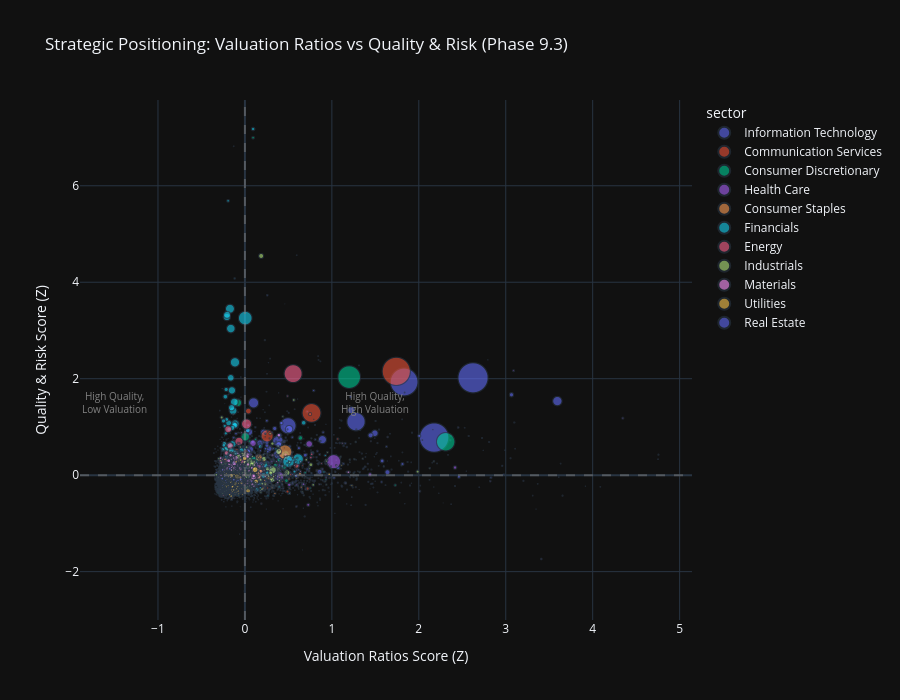

Source (notebook cell):
### Code cell
# Visualization 5: Category-Sector Bubble Chart (Value vs Quality Trade-offs)
print("\n📊 Category-Sector Bubble Chart:")

# Create scatter plot comparing two key categories with sector coloring
if 'category_score_matrix' in locals() and not category_score_matrix.empty:
    # Select two categories for comparison (e.g., Valuation vs Quality)
    categories_list = list(category_score_matrix.columns)

    # Default to Valuation Ratios (cat 2) vs Quality & Risk (cat 4) if available
    x_category = 'Valuation Ratios' if 'Valuation Ratios' in categories_list else categories_list[0]
    y_category = 'Quality & Risk' if 'Quality & Risk' in categories_list else (
        categories_list[1] if len(categories_list) > 1 else categories_list[0]
    )

    # Prepare data for bubble chart
    bubble_data = pd.DataFrame({
        x_category: category_score_matrix[x_category],
        y_category: category_score_matrix[y_category],
        'sector': all_stocks_preprocessed['sector'].values,
        'ticker': all_stocks_preprocessed.get('ticker', range(len(category_score_matrix))),
        'market_cap': all_stocks_preprocessed.get('market_cap', 100)  # Use raw (unscaled) data for bubble size
    }).dropna()

    # Create bubble chart
    fig_bubble = px.scatter(
        bubble_data,
        x=x_category,
        y=y_category,
        color='sector',
        size='market_cap',
        hover_data=['ticker'],
        title=f"Strategic Positioning: {x_category} vs {y_category} (Phase 9.3)",
        labels={
            x_category: f"{x_category} Score (Z)",
            y_category: f"{y_category} Score (Z)"
        },
        size_max=30,
        opacity=0.6
    )

    # Add quadrant lines
    fig_bubble.add_hline(y=0, line_dash="dash", line_color="gray", opacity=0.5)
    fig_bubble.add_vline(x=0, line_dash="dash", line_color="gray", opacity=0.5)

    # Add quadrant labels
    fig_bubble.add_annotation(
        text="High Quality,<br>High Valuation", x=1.5, y=1.5,
        showarrow=False, font=dict(size=10, color="gray")
    )
    fig_bubble.add_annotation(
        text="High Quality,<br>Low Valuation", x=-1.5, y=1.5,
        showarrow=False, font=dict(size=10, color="gray")
    )

    fig_bubble.update_layout(height=700)

    fig_bubble.show()
    output_path = eda_output_dir / "phase93_category_sector_bubble_chart.html"
    fig_bubble.write_html(output_path)

    print(f"\n✓ Category-sector bubble chart complete")
    print(f"  X-axis: {x_category}")
    print(f"  Y-axis: {y_category}")
    print(f"  Data points: {len(bubble_data)}")
    print(f"  Output: {output_path}")

    # Identify quadrants
    q1 = bubble_data[(bubble_data[x_category] > 0) & (bubble_data[y_category] > 0)]
    q2 = bubble_data[(bubble_data[x_category] < 0) & (bubble_data[y_category] > 0)]
    q3 = bubble_data[(bubble_data[x_category] < 0) & (bubble_data[y_category] < 0)]
    q4 = bubble_data[(bubble_data[x_category] > 0) & (bubble_data[y_category] < 0)]

    print(f"\n  📍 Quadrant Distribution:")
    print(f"    Q1 (High Val, High Qual): {len(q1)} stocks ({len(q1) / len(bubble_data) * 100:.1f}%)")
    print(
        f"    Q2 (Low Val, High Qual): {len(q2)} stocks ({len(q2) / len(bubble_data) * 100:.1f}%) - Value opportunities")
    print(f"    Q3 (Low Val, Low Qual): {len(q3)} stocks ({len(q3) / len(bubble_data) * 100:.1f}%)")
    print(f"    Q4 (High Val, Low Qual): {len(q4)} stocks ({len(q4) / len(bubble_data) * 100:.1f}%) - Risk flags")
else:
    print("  ⚠️ No category score data available for bubble chart")

### Figure 1 — Plotly figure (JSON) as saved in the notebook; plotly's stock layout.template omitted (floating-point values rounded to 4 significant figures; data arrays with more than 128 entries replaced by an {"elided": "..."} marker saying what was removed)
{"data": [{"customdata": {"elided": "836x1 str values"}, "hovertemplate": "sector=Information Technology<br>Valuation Ratios Score (Z)=%{x}<br>Quality & Risk Score (Z)=%{y}<br>market_cap=%{marker.size}<br>ticker=%{customdata[0]}<extra></extra>", "legendgroup": "Information Technology", "marker": {"color": "#636efa", "opacity": 0.6, "size": {"elided": "836 float values"}, "sizemode": "area", "sizeref": 4615.0, "symbol": "circle"}, "mode": "markers", "name": "Information Technology", "showlegend": true, "x": {"elided": "836 float values"}, "xaxis": "x", "y": {"elided": "836 float values"}, "yaxis": "y", "type": "scattergl"}, {"customdata": {"elided": "336x1 str values"}, "hovertemplate": "sector=Communication Services<br>Valuation Ratios Score (Z)=%{x}<br>Quality & Risk Score (Z)=%{y}<br>market_cap=%{marker.size}<br>ticker=%{customdata[0]}<extra></extra>", "legendgroup": "Communication Services", "marker": {"color": "#EF553B", "opacity": 0.6, "size": {"elided": "336 float values"}, "sizemode": "area", "sizeref": 4615.0, "symbol": "circle"}, "mode": "markers", "name": "Communication Services", "showlegend": true, "x": {"elided": "336 float values"}, "xaxis": "x", "y": {"elided": "336 float values"}, "yaxis": "y", "type": "scattergl"}, {"customdata": {"elided": "805x1 str values"}, "hovertemplate": "sector=Consumer Discretionary<br>Valuation Ratios Score (Z)=%{x}<br>Quality & Risk Score (Z)=%{y}<br>market_cap=%{marker.size}<br>ticker=%{customdata[0]}<extra></extra>", "legendgroup": "Consumer Discretionary", "marker": {"color": "#00cc96", "opacity": 0.6, "size": {"elided": "805 float values"}, "sizemode": "area", "sizeref": 4615.0, "symbol": "circle"}, "mode": "markers", "name": "Consumer Discretionary", "showlegend": true, "x": {"elided": "805 float values"}, "xaxis": "x", "y": {"elided": "805 float values"}, "yaxis": "y", "type": "scattergl"}, {"customdata": {"elided": "649x1 str values"}, "hovertemplate": "sector=Health Care<br>Valuation Ratios Score (Z)=%{x}<br>Quality & Risk Score (Z)=%{y}<br>market_cap=%{marker.size}<br>ticker=%{customdata[0]}<extra></extra>", "legendgroup": "Health Care", "marker": {"color": "#ab63fa", "opacity": 0.6, "size": {"elided": "649 float values"}, "sizemode": "area", "sizeref": 4615.0, "symbol": "circle"}, "mode": "markers", "name": "Health Care", "showlegend": true, "x": {"elided": "649 float values"}, "xaxis": "x", "y": {"elided": "649 float values"}, "yaxis": "y", "type": "scattergl"}, {"customdata": {"elided": "481x1 str values"}, "hovertemplate": "sector=Consumer Staples<br>Valuation Ratios Score (Z)=%{x}<br>Quality & Risk Score (Z)=%{y}<br>market_cap=%{marker.size}<br>ticker=%{customdata[0]}<extra></extra>", "legendgroup": "Consumer Staples", "marker": {"color": "#FFA15A", "opacity": 0.6, "size": {"elided": "481 float values"}, "sizemode": "area", "sizeref": 4615.0, "symbol": "circle"}, "mode": "markers", "name": "Consumer Staples", "showlegend": true, "x": {"elided": "481 float values"}, "xaxis": "x", "y": {"elided": "481 float values"}, "yaxis": "y", "type": "scattergl"}, {"customdata": {"elided": "1125x1 str values"}, "hovertemplate": "sector=Financials<br>Valuation Ratios Score (Z)=%{x}<br>Quality & Risk Score (Z)=%{y}<br>market_cap=%{marker.size}<br>ticker=%{customdata[0]}<extra></extra>", "legendgroup": "Financials", "marker": {"color": "#19d3f3", "opacity": 0.6, "size": {"elided": "1125 float values"}, "sizemode": "area", "sizeref": 4615.0, "symbol": "circle"}, "mode": "markers", "name": "Financials", "showlegend": true, "x": {"elided": "1125 float values"}, "xaxis": "x", "y": {"elided": "1125 float values"}, "yaxis": "y", "type": "scattergl"}, {"customdata": {"elided": "312x1 str values"}, "hovertemplate": "sector=Energy<br>Valuation Ratios Score (Z)=%{x}<br>Quality & Risk Score (Z)=%{y}<br>market_cap=%{marker.size}<br>ticker=%{customdata[0]}<extra></extra>", "legendgroup": "Energy", "marker": {"color": "#FF6692", "opacity": 0.6, "size": {"elided": "312 float values"}, "sizemode": "area", "sizeref": 4615.0, "symbol": "circle"}, "mode": "markers", "name": "Energy", "showlegend": true, "x": {"elided": "312 float values"}, "xaxis": "x", "y": {"elided": "312 float values"}, "yaxis": "y", "type": "scattergl"}, {"customdata": {"elided": "1310x1 str values"}, "hovertemplate": "sector=Industrials<br>Valuation Ratios Score (Z)=%{x}<br>Quality & Risk Score (Z)=%{y}<br>market_cap=%{marker.size}<br>ticker=%{customdata[0]}<extra></extra>", "legendgroup": "Industrials", "marker": {"color": "#B6E880", "opacity": 0.6, "size": {"elided": "1310 float values"}, "sizemode": "area", "sizeref": 4615.0, "symbol": "circle"}, "mode": "markers", "name": "Industrials", "showlegend": true, "x": {"elided": "1310 float values"}, "xaxis": "x", "y": {"elided": "1310 float values"}, "yaxis": "y", "type": "scattergl"}, {"customdata": {"elided": "643x1 str values"}, "hovertemplate": "sector=Materials<br>Valuation Ratios Score (Z)=%{x}<br>Quality & Risk Score (Z)=%{y}<br>market_cap=%{marker.size}<br>ticker=%{customdata[0]}<extra></extra>", "legendgroup": "Materials", "marker": {"color": "#FF97FF", "opacity": 0.6, "size": {"elided": "643 float values"}, "sizemode": "area", "sizeref": 4615.0, "symbol": "circle"}, "mode": "markers", "name": "Materials", "showlegend": true, "x": {"elided": "643 float values"}, "xaxis": "x", "y": {"elided": "643 float values"}, "yaxis": "y", "type": "scattergl"}, {"customdata": {"elided": "264x1 str values"}, "hovertemplate": "sector=Utilities<br>Valuation Ratios Score (Z)=%{x}<br>Quality & Risk Score (Z)=%{y}<br>market_cap=%{marker.size}<br>ticker=%{customdata[0]}<extra></extra>", "legendgroup": "Utilities", "marker": {"color": "#FECB52", "opacity": 0.6, "size": {"elided": "264 float values"}, "sizemode": "area", "sizeref": 4615.0, "symbol": "circle"}, "mode": "markers", "name": "Utilities", "showlegend": true, "x": {"elided": "264 float values"}, "xaxis": "x", "y": {"elided": "264 float values"}, "yaxis": "y", "type": "scattergl"}, {"customdata": {"elided": "215x1 str values"}, "hovertemplate": "sector=Real Estate<br>Valuation Ratios Score (Z)=%{x}<br>Quality & Risk Score (Z)=%{y}<br>market_cap=%{marker.size}<br>ticker=%{customdata[0]}<extra></extra>", "legendgroup": "Real Estate", "marker": {"color": "#636efa", "opacity": 0.6, "size": {"elided": "215 float values"}, "sizemode": "area", "sizeref": 4615.0, "symbol": "circle"}, "mode": "markers", "name": "Real Estate", "showlegend": true, "x": {"elided": "215 float values"}, "xaxis": "x", "y": {"elided": "215 float values"}, "yaxis": "y", "type": "scattergl"}], "layout": {"xaxis": {"anchor": "y", "domain": [0.0, 1.0], "title": {"text": "Valuation Ratios Score (Z)"}}, "yaxis": {"anchor": "x", "domain": [0.0, 1.0], "title": {"text": "Quality & Risk Score (Z)"}}, "legend": {"title": {"text": "sector"}, "tracegroupgap": 0, "itemsizing": "constant"}, "title": {"text": "Strategic Positioning: Valuation Ratios vs Quality & Risk (Phase 9.3)"}, "shapes": [{"line": {"color": "gray", "dash": "dash"}, "opacity": 0.5, "type": "line", "x0": 0, "x1": 1, "xref": "x domain", "y0": 0, "y1": 0, "yref": "y"}, {"line": {"color": "gray", "dash": "dash"}, "opacity": 0.5, "type": "line", "x0": 0, "x1": 0, "xref": "x", "y0": 0, "y1": 1, "yref": "y domain"}], "annotations": [{"font": {"color": "gray", "size": 10}, "showarrow": false, "text": "High Quality,<br>High Valuation", "x": 1.5, "y": 1.5}, {"font": {"color": "gray", "size": 10}, "showarrow": false, "text": "High Quality,<br>Low Valuation", "x": -1.5, "y": 1.5}], "height": 700}}
